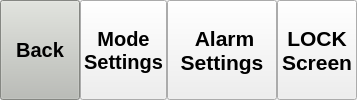
      <widget class="QWidget" name="settingsforkbar">
       <layout class="QGridLayout" name="gridLayout_2">
        <property name="leftMargin">
         <number>0</number>
        </property>
        <property name="topMargin">
         <number>0</number>
        </property>
        <property name="rightMargin">
         <number>0</number>
        </property>
        <property name="bottomMargin">
         <number>0</number>
        </property>
        <property name="spacing">
         <number>0</number>
        </property>
        <item row="0" column="0">
         <widget class="QPushButton" name="button_backsettings">
          <property name="sizePolicy">
           <sizepolicy hsizetype="Minimum" vsizetype="Expanding">
            <horstretch>0</horstretch>
            <verstretch>0</verstretch>
           </sizepolicy>
          </property>
          <property name="maximumSize">
           <size>
            <width>114</width>
            <height>16777215</height>
           </size>
          </property>
          <property name="palette">
           <palette>
            <active>
             <colorrole role="WindowText">
              <brush brushstyle="SolidPattern">
               <color alpha="255">
                <red>0</red>
                <green>0</green>
                <blue>0</blue>
               </color>
              </brush>
             </colorrole>
             <colorrole role="Button">
              <brush brushstyle="SolidPattern">
               <color alpha="255">
                <red>186</red>
                <green>189</green>
                <blue>182</blue>
               </color>
              </brush>
             </colorrole>
             <colorrole role="Light">
              <brush brushstyle="SolidPattern">
               <color alpha="255">
                <red>255</red>
                <green>255</green>
                <blue>255</blue>
               </color>
              </brush>
             </colorrole>
             <colorrole role="Midlight">
              <brush brushstyle="SolidPattern">
               <color alpha="255">
                <red>220</red>
                <green>222</green>
                <blue>218</blue>
               </color>
              </brush>
             </colorrole>
             <colorrole role="Dark">
              <brush brushstyle="SolidPattern">
               <color alpha="255">
                <red>93</red>
                <green>94</green>
                <blue>91</blue>
               </color>
              </brush>
             </colorrole>
             <colorrole role="Mid">
              <brush brushstyle="SolidPattern">
               <color alpha="255">
                <red>124</red>
                <green>126</green>
                <blue>121</blue>
               </color>
              </brush>
             </colorrole>
             <colorrole role="Text">
              <brush brushstyle="SolidPattern">
               <color alpha="255">
                <red>0</red>
                <green>0</green>
                <blue>0</blue>
               </color>
              </brush>
             </colorrole>
             <colorrole role="BrightText">
              <brush brushstyle="SolidPattern">
               <color alpha="255">
                <red>255</red>
                <green>255</green>
                <blue>255</blue>
               </color>
              </brush>
             </colorrole>
             <colorrole role="ButtonText">
              <brush brushstyle="SolidPattern">
               <color alpha="255">
                <red>0</red>
                <green>0</green>
                <blue>0</blue>
               </color>
              </brush>
             </colorrole>
             <colorrole role="Base">
              <brush brushstyle="SolidPattern">
               <color alpha="255">
                <red>255</red>
                <green>255</green>
                <blue>255</blue>
               </color>
              </brush>
             </colorrole>
             <colorrole role="Window">
              <brush brushstyle="SolidPattern">
               <color alpha="255">
                <red>186</red>
                <green>189</green>
                <blue>182</blue>
               </color>
              </brush>
             </colorrole>
             <colorrole role="Shadow">
              <brush brushstyle="SolidPattern">
               <color alpha="255">
                <red>0</red>
                <green>0</green>
                <blue>0</blue>
               </color>
              </brush>
             </colorrole>
             <colorrole role="AlternateBase">
              <brush brushstyle="SolidPattern">
               <color alpha="255">
                <red>220</red>
                <green>222</green>
                <blue>218</blue>
               </color>
              </brush>
             </colorrole>
             <colorrole role="ToolTipBase">
              <brush brushstyle="SolidPattern">
               <color alpha="255">
                <red>255</red>
                <green>255</green>
                <blue>220</blue>
               </color>
              </brush>
             </colorrole>
             <colorrole role="ToolTipText">
              <brush brushstyle="SolidPattern">
               <color alpha="255">
                <red>0</red>
                <green>0</green>
                <blue>0</blue>
               </color>
              </brush>
             </colorrole>
             <colorrole role="PlaceholderText">
              <brush brushstyle="NoBrush">
               <color alpha="128">
                <red>0</red>
                <green>0</green>
                <blue>0</blue>
               </color>
              </brush>
             </colorrole>
            </active>
            <inactive>
             <colorrole role="WindowText">
              <brush brushstyle="SolidPattern">
               <color alpha="255">
                <red>0</red>
                <green>0</green>
                <blue>0</blue>
               </color>
              </brush>
             </colorrole>
             <colorrole role="Button">
              <brush brushstyle="SolidPattern">
               <color alpha="255">
                <red>186</red>
                <green>189</green>
                <blue>182</blue>
               </color>
              </brush>
             </colorrole>
             <colorrole role="Light">
              <brush brushstyle="SolidPattern">
               <color alpha="255">
                <red>255</red>
                <green>255</green>
                <blue>255</blue>
               </color>
              </brush>
             </colorrole>
             <colorrole role="Midlight">
              <brush brushstyle="SolidPattern">
               <color alpha="255">
                <red>220</red>
                <green>222</green>
                <blue>218</blue>
               </color>
              </brush>
             </colorrole>
             <colorrole role="Dark">
              <brush brushstyle="SolidPattern">
               <color alpha="255">
                <red>93</red>
                <green>94</green>
                <blue>91</blue>
               </color>
              </brush>
             </colorrole>
             <colorrole role="Mid">
              <brush brushstyle="SolidPattern">
               <color alpha="255">
                <red>124</red>
                <green>126</green>
                <blue>121</blue>
               </color>
              </brush>
             </colorrole>
             <colorrole role="Text">
              <brush brushstyle="SolidPattern">
               <color alpha="255">
                <red>0</red>
                <green>0</green>
                <blue>0</blue>
               </color>
              </brush>
             </colorrole>
             <colorrole role="BrightText">
              <brush brushstyle="SolidPattern">
               <color alpha="255">
                <red>255</red>
                <green>255</green>
                <blue>255</blue>
               </color>
              </brush>
             </colorrole>
             <colorrole role="ButtonText">
              <brush brushstyle="SolidPattern">
               <color alpha="255">
                <red>0</red>
                <green>0</green>
                <blue>0</blue>
               </color>
              </brush>
             </colorrole>
             <colorrole role="Base">
              <brush brushstyle="SolidPattern">
               <color alpha="255">
                <red>255</red>
                <green>255</green>
                <blue>255</blue>
               </color>
              </brush>
             </colorrole>
             <colorrole role="Window">
              <brush brushstyle="SolidPattern">
               <color alpha="255">
                <red>186</red>
                <green>189</green>
                <blue>182</blue>
               </color>
              </brush>
             </colorrole>
             <colorrole role="Shadow">
              <brush brushstyle="SolidPattern">
               <color alpha="255">
                <red>0</red>
                <green>0</green>
                <blue>0</blue>
               </color>
              </brush>
             </colorrole>
             <colorrole role="AlternateBase">
              <brush brushstyle="SolidPattern">
               <color alpha="255">
                <red>220</red>
                <green>222</green>
                <blue>218</blue>
               </color>
              </brush>
             </colorrole>
             <colorrole role="ToolTipBase">
              <brush brushstyle="SolidPattern">
               <color alpha="255">
                <red>255</red>
                <green>255</green>
                <blue>220</blue>
               </color>
              </brush>
             </colorrole>
             <colorrole role="ToolTipText">
              <brush brushstyle="SolidPattern">
               <color alpha="255">
                <red>0</red>
                <green>0</green>
                <blue>0</blue>
               </color>
              </brush>
             </colorrole>
             <colorrole role="PlaceholderText">
              <brush brushstyle="NoBrush">
               <color alpha="128">
                <red>0</red>
                <green>0</green>
                <blue>0</blue>
               </color>
              </brush>
             </colorrole>
            </inactive>
            <disabled>
             <colorrole role="WindowText">
              <brush brushstyle="SolidPattern">
               <color alpha="255">
                <red>93</red>
                <green>94</green>
                <blue>91</blue>
               </color>
              </brush>
             </colorrole>
             <colorrole role="Button">
              <brush brushstyle="SolidPattern">
               <color alpha="255">
                <red>186</red>
                <green>189</green>
                <blue>182</blue>
               </color>
              </brush>
             </colorrole>
             <colorrole role="Light">
              <brush brushstyle="SolidPattern">
               <color alpha="255">
                <red>255</red>
                <green>255</green>
                <blue>255</blue>
               </color>
              </brush>
             </colorrole>
             <colorrole role="Midlight">
              <brush brushstyle="SolidPattern">
               <color alpha="255">
                <red>220</red>
                <green>222</green>
                <blue>218</blue>
               </color>
              </brush>
             </colorrole>
             <colorrole role="Dark">
              <brush brushstyle="SolidPattern">
               <color alpha="255">
                <red>93</red>
                <green>94</green>
                <blue>91</blue>
               </color>
              </brush>
             </colorrole>
             <colorrole role="Mid">
              <brush brushstyle="SolidPattern">
               <color alpha="255">
                <red>124</red>
                <green>126</green>
                <blue>121</blue>
               </color>
              </brush>
             </colorrole>
             <colorrole role="Text">
              <brush brushstyle="SolidPattern">
               <color alpha="255">
                <red>93</red>
                <green>94</green>
                <blue>91</blue>
               </color>
              </brush>
             </colorrole>
             <colorrole role="BrightText">
              <brush brushstyle="SolidPattern">
               <color alpha="255">
                <red>255</red>
                <green>255</green>
                <blue>255</blue>
               </color>
              </brush>
             </colorrole>
             <colorrole role="ButtonText">
              <brush brushstyle="SolidPattern">
               <color alpha="255">
                <red>93</red>
                <green>94</green>
                <blue>91</blue>
               </color>
              </brush>
             </colorrole>
             <colorrole role="Base">
              <brush brushstyle="SolidPattern">
               <color alpha="255">
                <red>186</red>
                <green>189</green>
                <blue>182</blue>
               </color>
              </brush>
             </colorrole>
             <colorrole role="Window">
              <brush brushstyle="SolidPattern">
               <color alpha="255">
                <red>186</red>
                <green>189</green>
                <blue>182</blue>
               </color>
              </brush>
             </colorrole>
             <colorrole role="Shadow">
              <brush brushstyle="SolidPattern">
               <color alpha="255">
                <red>0</red>
                <green>0</green>
                <blue>0</blue>
               </color>
              </brush>
             </colorrole>
             <colorrole role="AlternateBase">
              <brush brushstyle="SolidPattern">
               <color alpha="255">
                <red>186</red>
                <green>189</green>
                <blue>182</blue>
               </color>
              </brush>
             </colorrole>
             <colorrole role="ToolTipBase">
              <brush brushstyle="SolidPattern">
               <color alpha="255">
                <red>255</red>
                <green>255</green>
                <blue>220</blue>
               </color>
              </brush>
             </colorrole>
             <colorrole role="ToolTipText">
              <brush brushstyle="SolidPattern">
               <color alpha="255">
                <red>0</red>
                <green>0</green>
                <blue>0</blue>
               </color>
              </brush>
             </colorrole>
             <colorrole role="PlaceholderText">
              <brush brushstyle="NoBrush">
               <color alpha="128">
                <red>0</red>
                <green>0</green>
                <blue>0</blue>
               </color>
              </brush>
             </colorrole>
            </disabled>
           </palette>
          </property>
          <property name="font">
           <font>
            <pointsize>15</pointsize>
            <weight>75</weight>
            <bold>true</bold>
           </font>
          </property>
          <property name="text">
           <string>Back</string>
          </property>
         </widget>
        </item>
        <item row="0" column="1">
         <widget class="QPushButton" name="button_settings">
          <property name="sizePolicy">
           <sizepolicy hsizetype="Minimum" vsizetype="Expanding">
            <horstretch>0</horstretch>
            <verstretch>0</verstretch>
           </sizepolicy>
          </property>
          <property name="maximumSize">
           <size>
            <width>2000</width>
            <height>16777215</height>
           </size>
          </property>
          <property name="font">
           <font>
            <pointsize>15</pointsize>
            <weight>75</weight>
            <bold>true</bold>
           </font>
          </property>
          <property name="text">
           <string>Mode
Settings</string>
          </property>
         </widget>
        </item>
        <item row="0" column="2">
         <widget class="QPushButton" name="button_alarms">
          <property name="sizePolicy">
           <sizepolicy hsizetype="Minimum" vsizetype="Expanding">
            <horstretch>0</horstretch>
            <verstretch>0</verstretch>
           </sizepolicy>
          </property>
          <property name="minimumSize">
           <size>
            <width>110</width>
            <height>0</height>
           </size>
          </property>
          <property name="maximumSize">
           <size>
            <width>2000</width>
            <height>16777215</height>
           </size>
          </property>
          <property name="font">
           <font>
            <pointsize>16</pointsize>
            <weight>75</weight>
            <bold>true</bold>
           </font>
          </property>
          <property name="text">
           <string>	Alarm
Settings</string>
          </property>
         </widget>
        </item>
        <item row="0" column="3">
         <widget class="QPushButton" name="button_lockscreen">
          <property name="sizePolicy">
           <sizepolicy hsizetype="Minimum" vsizetype="MinimumExpanding">
            <horstretch>0</horstretch>
            <verstretch>0</verstretch>
           </sizepolicy>
          </property>
          <property name="font">
           <font>
            <pointsize>16</pointsize>
            <weight>75</weight>
            <bold>true</bold>
           </font>
          </property>
          <property name="text">
           <string>LOCK
Screen</string>
          </property>
         </widget>
        </item>
       </layout>
      </widget>
